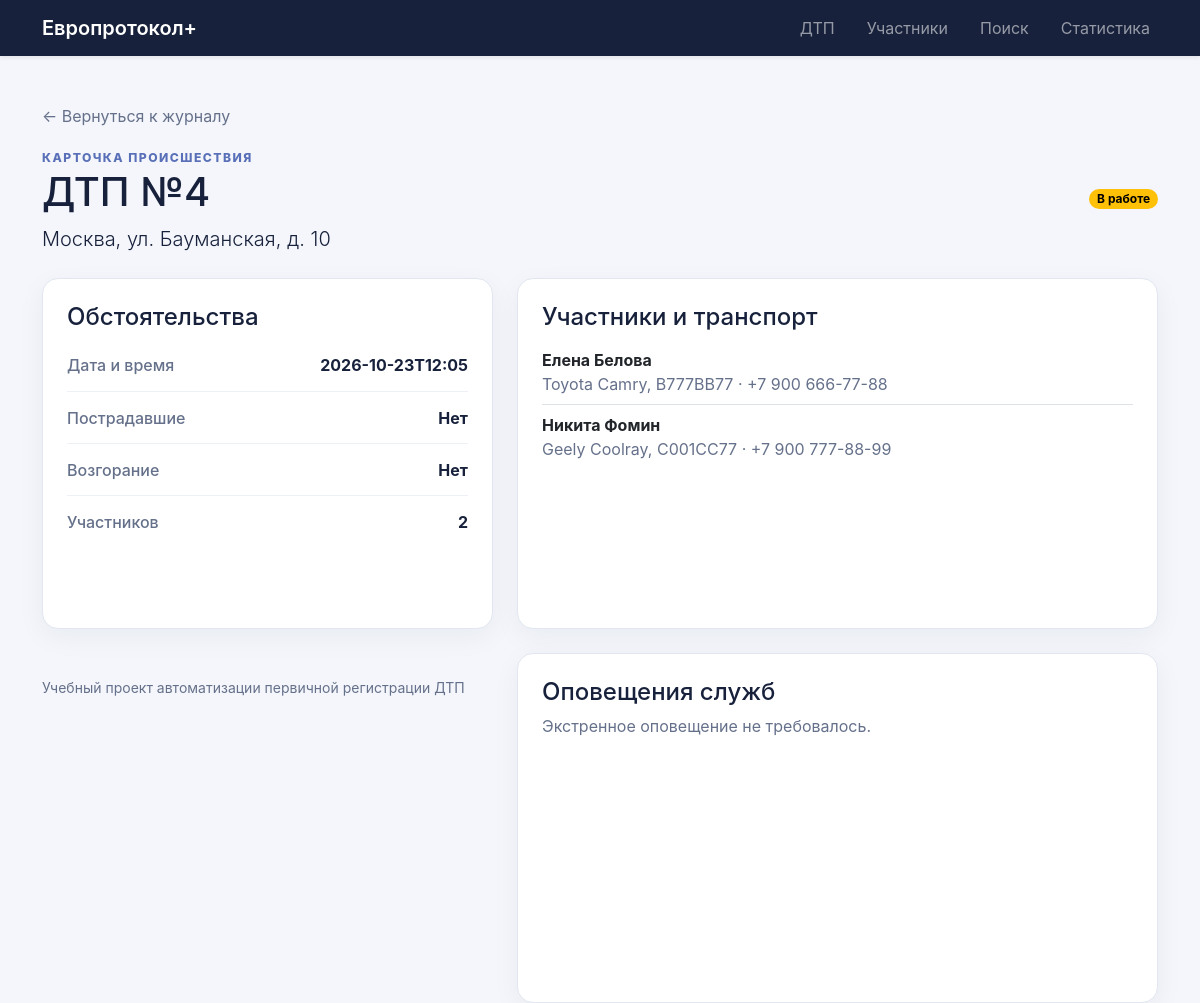
Screenshot of /accidents/4/ with the database file from the repository.
### accidents/views.py (the view)
# urls.py: path("<int:accident_id>/", views.accident_detail, name="detail"),
def accident_detail(request, accident_id):
    accident = get_accident(accident_id)
    if accident is None:
        raise Http404("ДТП не найдено")
    return render(
        request,
        "accidents/accident_detail.html",
        {"accident": accident},
    )

### db/database.py (called while the page is built)
def get_connection() -> sqlite3.Connection:
    connection = sqlite3.connect(DB_PATH)
    connection.execute("PRAGMA foreign_keys = ON")
    connection.row_factory = sqlite3.Row
    return connection

### db/queries.py (called while the page is built)
def fetch_all(sql: str, parameters: tuple = ()) -> list[dict]:
    with get_connection() as connection:
        rows = connection.execute(sql, parameters).fetchall()
    return [dict(row) for row in rows]

def fetch_one(sql: str, parameters: tuple = ()) -> dict | None:
    with get_connection() as connection:
        row = connection.execute(sql, parameters).fetchone()
    return dict(row) if row else None

### accidents/templates/accidents/accident_detail.html (shortened to what this page needs)
{% extends "base.html" %}
{% block content %}
<a class="back-link" href="{% url 'accidents:list' %}">← Вернуться к журналу</a>
<div class="detail-header mt-3 mb-4">
  <div><span class="eyebrow">Карточка происшествия</span><h1>ДТП №{{ accident.id }}</h1><p class="lead mb-0">{{ accident.location }}</p></div>
  {% include "accidents/includes/status.html" with status=accident.status %}
</div>
<div class="row g-4">
  <div class="col-lg-5">
    <section class="panel">
      <h2 class="h4">Обстоятельства</h2>
      <dl class="facts">
        <div><dt>Дата и время</dt><dd>{{ accident.occurred_at|slice:":16" }}</dd></div>
        <div><dt>Пострадавшие</dt><dd>{{ accident.has_injured|yesno:"Есть,Нет" }}</dd></div>
        <div><dt>Возгорание</dt><dd>{{ accident.has_fire|yesno:"Есть,Нет" }}</dd></div>
        <div><dt>Участников</dt><dd>{{ accident.participant_count }}</dd></div>
      </dl>
    </section>
  </div>
  <div class="col-lg-7">
    <section class="panel mb-4"><h2 class="h4">Участники и транспорт</h2>
      <div class="list-group list-group-flush">
      {% for participant in accident.participants %}
        <div class="list-group-item px-0"><strong>{{ participant.full_name }}</strong><br><span class="text-secondary">{{ participant.brand }} {{ participant.model }}, {{ participant.plate_number }} · {{ participant.phone }}</span></div>
      {% empty %}<p class="text-secondary">Участники не зарегистрированы.</p>{% endfor %}
      </div>
    </section>
    <section class="panel"><h2 class="h4">Оповещения служб</h2>
      {% for message in accident.messages %}<p><strong>{{ message.service_name }}</strong> · {{ message.sent_at|slice:":16" }} · {{ message.status }}</p>
      {% empty %}<p class="text-secondary mb-0">Экстренное оповещение не требовалось.</p>{% endfor %}
    </section>
  </div>
</div>
{% endblock %}

### static/css/style.css (style rules this page uses)
:root { --ink: #17213b; --muted: #65708a; --accent: #3056d3; --surface: #f4f6fb; }
body { color: var(--ink); background: var(--surface); font-family: Inter, "Segoe UI", sans-serif; }
.eyebrow { color: #5970b8; font-size: .76rem; font-weight: 800; letter-spacing: .12em; text-transform: uppercase; }
.metric, .panel { height: 100%; padding: 1.5rem; border: 1px solid #e1e6f0; border-radius: 1rem; background: white; box-shadow: 0 8px 28px rgba(23,33,59,.05); }
.metric span, .text-secondary { color: var(--muted) !important; }
.section-heading, .detail-header { display: flex; align-items: center; justify-content: space-between; gap: 1rem; margin-bottom: 1.5rem; }
.facts div, .stat-row { display: flex; justify-content: space-between; gap: 1rem; padding: .85rem 0; border-bottom: 1px solid #edf0f5; }
.facts div:last-child, .stat-row:last-child { border-bottom: 0; }
.facts dt { color: var(--muted); font-weight: 500; }
.facts dd { margin: 0; font-weight: 700; text-align: right; }
.back-link { color: var(--muted); text-decoration: none; }

### rows the page displays
vehicles: full_name "Елена Белова", brand "Toyota", model "Camry", plate_number "В777ВВ77", phone "+7 900 666-77-88"
vehicles: full_name "Никита Фомин", brand "Geely", model "Coolray", plate_number "С001СС77", phone "+7 900 777-88-99"

### other values shown
{{ accident.id }} "4"
{{ accident.location }} "Москва, ул. Бауманская, д. 10"
{{ accident.occurred_at|slice:":16" }} "2026-10-23T12:05"
{{ accident.has_injured|yesno:"Есть,Нет" }} "Нет"
{{ accident.has_fire|yesno:"Есть,Нет" }} "Нет"
{{ accident.participant_count }} "2"
